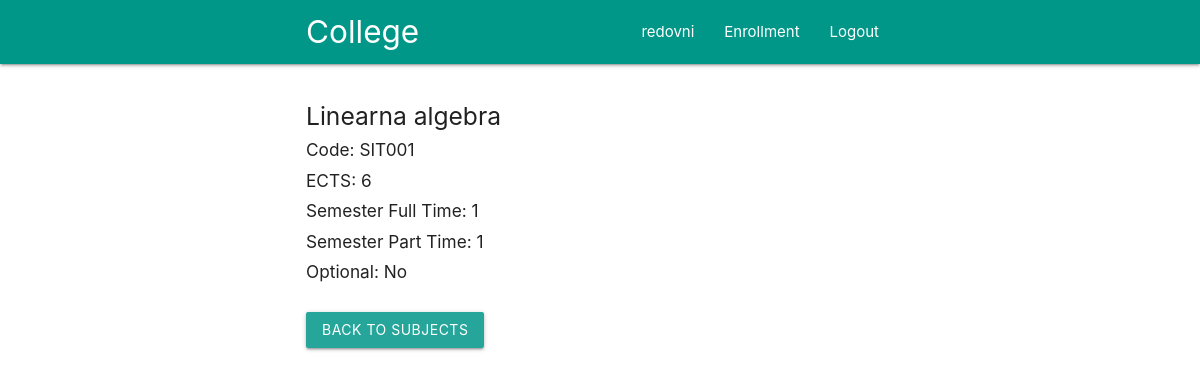
Screenshot of /subjects/details/1 (signed in) with the database file from the repository.
### main/models.py (models this page shows, shortened)
class MyUser(AbstractUser):
  ROLES = (
    ('MENTOR', 'Mentor'),
    ('STUDENT', 'Student'),
  )
  STATUS = (
    ('NONE', 'None'),
    ('FULL_TIME', 'Full-time'),
    ('PART_TIME', 'Part-time'),
  )
  role = models.CharField(max_length=20, choices=ROLES, default='STUDENT', null=False)
  status = models.CharField(max_length=20, choices=STATUS, default='NONE', null=False)

class Subject(models.Model):
  OPTIONAL = (
    ('YES', 'Yes'),
    ('NO', 'No'),
  )
  name = models.CharField(max_length=64, null=False)
  code = models.CharField(max_length=16, null=False)
  program = models.TextField(null=False)
  ects = models.IntegerField(null=False)
  semester_full_time = models.IntegerField(null=False)
  semester_part_time = models.IntegerField(null=False)
  optional = models.CharField(max_length=3, choices=OPTIONAL, null=False)

### main/views.py (the view)
# urls.py: path('subjects/details/<int:subject_id>', views.subject_details, name='subject_details'),
@login_required(login_url='main:login')
def subject_details(request, subject_id):
  return render(request, 'main/subject_details.html', {'subject': Subject.objects.get(id=subject_id)})

### main/templates/main/subject_details.html
{% extends 'main/header.html' %}
{% block content %}
<div class="container">
    <h5>{{ subject.name }}</h5>
    <h6><span>Code:</span> {{ subject.code }}</h6>
    <h6><span>ECTS:</span> {{ subject.ects }}</h6>
    <h6><span>Semester Full Time:</span> {{ subject.semester_full_time }}</h6>
    <h6><span>Semester Part Time:</span> {{ subject.semester_part_time }}</h6>
    <h6><span>Optional:</span> {{ subject.optional }}</h6><br>
    <a href="{% url 'main:subjects' %}" class="btn">Back to Subjects</a>
</div>
{% endblock %}

### main/templates/main/includes/navbar.html
<nav class="teal">
  <div class="container">
    <div class="nav-wrapper container">
      <a href="#" class="brand-logo">College</a>
      <ul id="nav-mobile" class="right hide-on-med-and-down">
        <li><a href="/">{{user.username}}</a></li>
        {% if user.is_authenticated %}
          {% if user.role == 'MENTOR' %}
            <li><a href="/subjects">Subjects</a></li>
            <li><a href="/students">Students</a></li>
          {% else %}
            <li><a href="{% url 'main:enrollment' user.id %}">Enrollment</a></li>
          {% endif %}
          <li><a href="/logout">Logout</a></li>
        {% else %}
          <li><a href="/register">Register</a></li>
          <li><a href="/login">Login</a></li>
        {% endif %}
      </ul>
    </div>
  </div>
</nav>

### main/templates/main/header.html (style rules this page uses)
ul, .helptext { display: none; }
#nav-mobile { display: block; }

### rows the page displays
MyUser: username "redovni"
Subject: name "Linearna algebra", code "SIT001", ects "6", semester_full_time "1", semester_part_time "1", optional "No"
